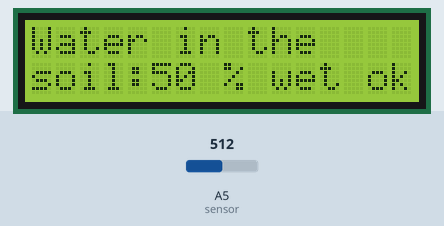
This sketch was run on a simulated Arduino Uno, built with avr-gcc and run on an emulated ATmega328P. Shown: 16×2 character LCD. The test bench sets the inputs (shaded band); at power-on: A5 (sensor) = 512.

Above: at 4.2 s.
4.3 s: A5 (sensor) set to 656
At 5.4 s:
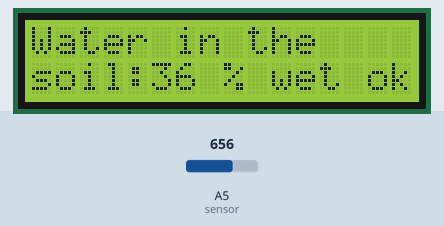
6.0 s: A5 (sensor) set to 671
At 7.2 s:
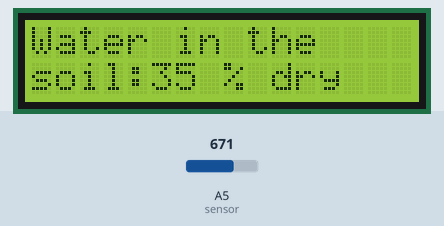
7.6 s: A5 (sensor) set to 306
At 7.9 s:
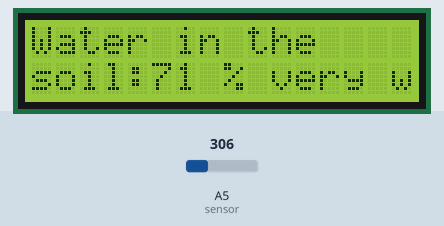
Timing chart, 0 to 10.6 s (numbered marks = the images above; inputs shaded):
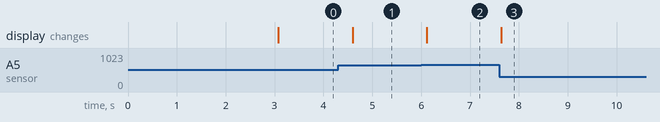

Measured:
- the behaviour switches between 664 and 665 on A5 (sensor) (found by bisection; images 1 and 2)
- after the input at 4.3 s, the display: changes after 0.30 s (image 1)
- after the input at 6.0 s, the display: changes after 0.12 s (image 2)
- after the input at 7.6 s, the display: changes at once (image 3)

The sketch:

LCDandHUM.ino
```cpp
#include <LiquidCrystal.h>
const int sensor = 5; //
int val = 0;
LiquidCrystal lcd (8,9,4,5,6,7); // lcd - RS,E, D4, D5, D6, D7

void setup() {
//Serial.begin(9600);// проверка значений на монитор порта
lcd.begin (16,2);
lcd.clear();
lcd.setCursor(0,0); lcd.print("Hello :-) ");
lcd.setCursor(0,1); lcd.print("Ready to go!");
delay(3000);
}

void loop() {
val = analogRead(sensor);
val = map(val, 0, 1023, 100, 0); // вызов функции map - перевод диапазона от 0 до 1023 к диапазону от 100 до 0

lcd.clear();
lcd.setCursor(0,0); lcd.print("Water in the");
lcd.setCursor(0,1); lcd.print("soil: ");
lcd.setCursor(8,1); lcd.print("% ");
lcd.setCursor(5,1); lcd.print(val);
//Serial.println(val);  // проверка значений на монитор порта

if (val<=35){lcd.setCursor(10,1); lcd.print("dry"); }
if (val>=70){lcd.setCursor(10,1); lcd.print("very wet"); }
if (val>=36 && val<=69){lcd.setCursor(10,1); lcd.print("wet ok"); }
delay(500);
}
```
